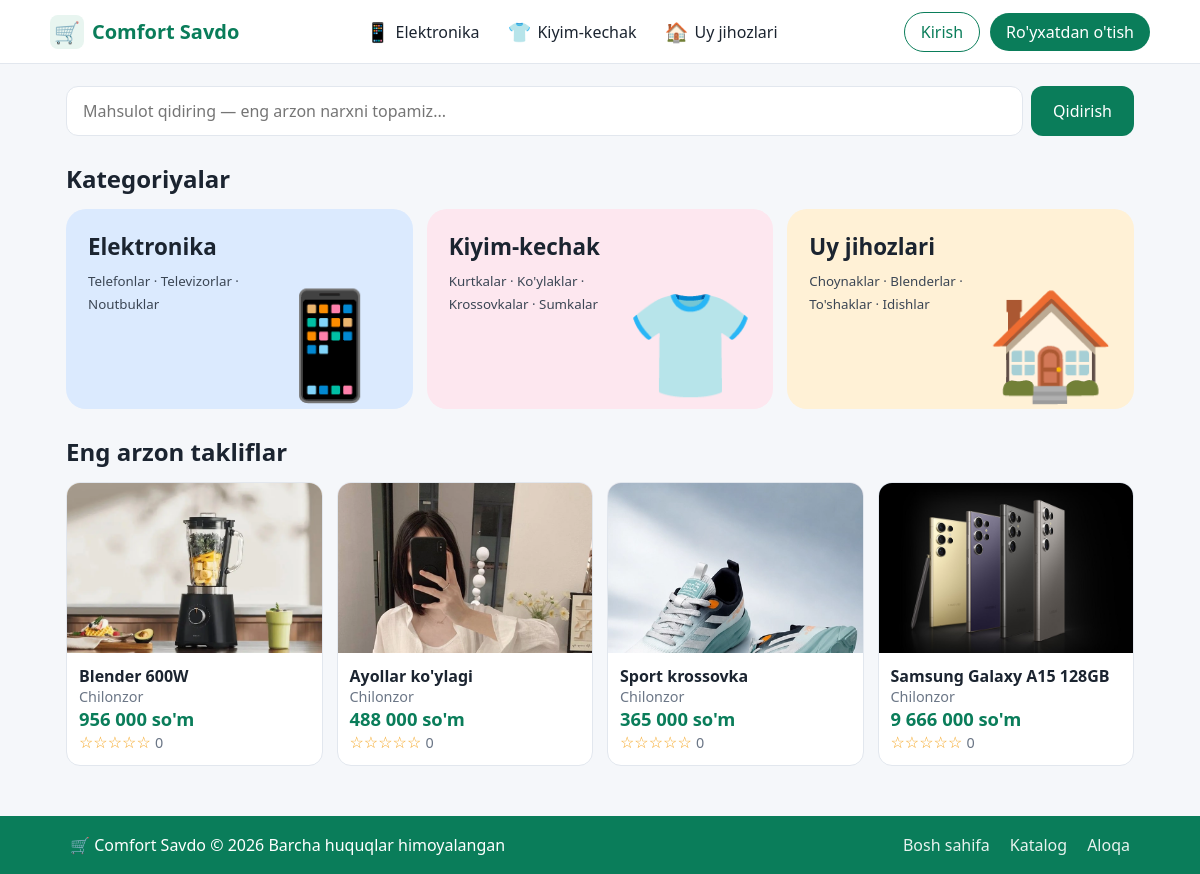
The page / on the database its author committed.
### apps/models.py (models this page shows, shortened)
class Category(models.Model):
    title = models.CharField(max_length=100)
    slug = models.SlugField(max_length=120, unique=True)
    image = models.TextField(
        blank=True,
        verbose_name="Ikonka (emoji)",
        help_text="Bu yerga oddiy emoji yozing, masalan: 📱 yoki 👕 yoki 🏠. Rasm fayl emas — matn sifatida yoziladi."
    )
    subtitle = models.CharField(max_length=200, blank=True)
    color = models.CharField(
        max_length=7, blank=True, default='#dbeafe',
        help_text="Tile foni, masalan #dbeafe (home.html dagi kartalar uchun)"
    )
    order = models.PositiveIntegerField(default=0)
    is_active = models.BooleanField(default=True)
    class Meta:
        ordering = ['order', 'id']
        verbose_name = "Kategoriya"
        verbose_name_plural = "Kategoriyalar"

class Product(models.Model):
    category = models.ForeignKey(Category, on_delete=models.CASCADE, related_name='products')
    title = models.CharField(max_length=200)
    slug = models.SlugField(max_length=220, unique=True)
    description = models.TextField(blank=True)
    is_active = models.BooleanField(default=True)
    created_at = models.DateTimeField(auto_now_add=True)
    class Meta:
        ordering = ['-created_at']
        verbose_name = "Mahsulot"
        verbose_name_plural = "Mahsulotlar"
    @property
    def thumbnail_image(self):
        return self.images.filter(is_main=True).first() or self.images.first()

class ProductImage(models.Model):
    product = models.ForeignKey(Product, on_delete=models.CASCADE, related_name='images')
    image = models.ImageField(upload_to='products/%Y/%m/%d/')
    is_main = models.BooleanField(default=False)
    order = models.PositiveIntegerField(default=0)
    class Meta:
        ordering = ['order', 'id']
        verbose_name = "Mahsulot rasmi"
        verbose_name_plural = "Mahsulot rasmlari"

### apps/views.py (the view)
# urls.py: path('', views.home, name='home'),
def home(request):
    context = {
        'categories': Category.objects.filter(is_active=True),
        'products': _with_cheapest_market(Product.objects.filter(is_active=True))
                        .order_by('-created_at')[:8],
    }
    context.update(_nav_context())
    return render(request, 'home.html', context)

### apps/views.py (called while the page is built)
def _nav_context(current_category_slug=None):
    return {
        'nav_categories': Category.objects.filter(is_active=True),
        'current_category_slug': current_category_slug,
    }

def _with_cheapest_market(queryset):
    cheapest_offer = Offer.objects.filter(product=OuterRef('pk'), in_stock=True).order_by('price')
    return queryset.annotate(
        min_price=Min('offers__price'),
        cheapest_market_name=Subquery(cheapest_offer.values('market__name')[:1]),
    )

### templates/home.html (shortened to what this page needs)
{% extends 'base/base.html' %}
{% load static %}
{% load humanize %}
{% block content %}
<form class="search" method="get" action="{% url 'search' %}"><input name="q" placeholder="Mahsulot qidiring — eng arzon narxni topamiz..."><button class="btn" type="submit">Qidirish</button></form>
<h2>Kategoriyalar</h2>
<div class="tiles">
    {% for category in categories %}
        <a class="tile" style="--c:{{ category.color }}" href="{% url 'category_detail' category.slug %}">
            <b>{{ category.title }}</b>
            <small>{{ category.subtitle }}</small>
            <span class="im">{{ category.image|safe }}</span>
        </a>
    {% endfor %}
</div>
<h2>Eng arzon takliflar</h2>
<div class="grid">
    {% for product in products %}
        <a class="pc" href="{% url 'product_detail' product.slug %}">
            <div class="im" style="--c:{{ product.category.color }}">
                {% if product.thumbnail_image %}<img src="{{ product.thumbnail_image.image.url }}" alt="{{ product.title }}">{% else %}🛍️{% endif %}
            </div>
            <div class="b">
                <b>{{ product.title }}</b>
                <div class="mu">{{ product.cheapest_market_name }}</div>
                <div class="pr">{{ product.min_price|intcomma }} so'm</div>
                <span class="st">{% for i in "12345" %}{% if forloop.counter <= product.avg_rating %}★{% else %}☆{% endif %}{% endfor %}</span>
                <span class="mu">{{ product.avg_rating|floatformat:1|default:"0" }}</span>
            </div>
        </a>
    {% endfor %}
</div>
{% endblock %}

### templates/base/base.html (shortened to what this page needs)
{% load static %}
<!DOCTYPE html>
<html lang="uz"><head><meta charset="UTF-8"><meta name="viewport" content="width=device-width, initial-scale=1">
</head><body>
<nav><div class="nav-inner">
<a class="brand" href="{% url 'home' %}"><span class="im" style="width:34px;height:34px;font-size:1.3rem;border-radius:8px">🛒</span>Comfort Savdo</a>
<div class="menu">
    {% for category in nav_categories %}
        <a href="{% url 'category_detail' category.slug %}" class="{% if current_category_slug == category.slug %}on{% endif %}">
            <i>{{ category.image|safe }}</i>{{ category.title }}
        </a>
    {% endfor %}
</div>
<div class="auth">
    {% if user.is_authenticated %}
        <a href="{% url 'cabinet' %}" class="user-link">👤 {{ user.first_name|default:"Kabinet" }}</a>
        <form method="post" action="{% url 'logout' %}" style="margin:0">
            {% csrf_token %}
            <button type="submit" class="logout-btn">Chiqish</button>
        </form>
    {% else %}
        <a href="{% url 'login' %}" class="login-link">Kirish</a>
        <a href="{% url 'register' %}" class="reg">Ro'yxatdan o'tish</a>
    {% endif %}
</div>
</div></nav>
<main>
{% block content %}{% endblock %}
</main>
<footer>
    <div class="footer-inner">
        <span>🛒 Comfort Savdo © 2026 Barcha huquqlar himoyalangan</span>
        <div class="footer-links">
            <a href="{% url 'home' %}">Bosh sahifa</a>
            <a href="{% url 'catalog' %}">Katalog</a>
            <a href="#">Aloqa</a>
        </div>
    </div>
</footer>
</body></html>

### templates/base/base.html (style rules this page uses)
* { box-sizing:border-box;margin:0 }
body { font-family:system-ui,sans-serif;background:#f5f7fa;color:#1b2430 }
a { color:inherit;text-decoration:none }
nav { position:sticky;top:0;z-index:9;background:#fff;border-bottom:1px solid #e2e7ee;padding:10px 20px }
.nav-inner { max-width:1100px;margin:auto;display:flex;align-items:center;gap:16px }
.brand { font-weight:800;font-size:1.25rem;color:#0a7d5a;display:flex;align-items:center;gap:8px;flex-shrink:0 }
.menu { flex:1;display:flex;justify-content:center;gap:4px }
.menu a { display:flex;align-items:center;gap:6px;padding:8px 12px;border-radius:8px;white-space:nowrap }
.menu i { font-style:normal;font-size:1.2rem }
.auth { display:flex;align-items:center;gap:10px;flex-shrink:0 }
.auth a,.auth button { display:flex;align-items:center;gap:6px;padding:8px 16px;border-radius:99px;white-space:nowrap;font:inherit;cursor:pointer }
.auth .reg { background:#0a7d5a;color:#fff;border:0 }
.auth .login-link { background:#fff;color:#0a7d5a;border:1px solid #0a7d5a }
main { max-width:1100px;margin:auto;padding:22px 16px 50px }
.im { display:grid;place-items:center;background:var(--c,#e8f5f0);font-size:3rem;overflow:hidden }
.im img { width:100%;height:100%;object-fit:cover }
.search { display:flex;gap:8px;margin-bottom:22px }
.search input { flex:1;padding:13px 16px;border:1px solid #e2e7ee;border-radius:12px;font:inherit }
.btn { background:#0a7d5a;color:#fff;border:0;border-radius:12px;padding:0 22px;font:inherit;cursor:pointer }
h2 { margin:26px 0 14px }
.tiles { display:grid;grid-template-columns:repeat(3,1fr);gap:14px }
.tile { position:relative;height:200px;border-radius:20px;padding:22px;background:var(--c);overflow:hidden;display:block }
.tile b { font-size:1.4rem;display:block;margin-bottom:8px }
.tile small { display:block;max-width:55%;line-height:1.7;color:#3b4654 }
.tile .im { position:absolute;right:8px;bottom:-6px;width:150px;height:150px;background:none;font-size:6.5rem }
.grid { display:grid;grid-template-columns:repeat(auto-fill,minmax(230px,1fr));gap:14px }
.pc { background:#fff;border:1px solid #e2e7ee;border-radius:14px;overflow:hidden;display:block }
.pc .im { height:170px }
.pc div.b { padding:12px }
.pr { color:#0a7d5a;font-weight:800;font-size:1.15rem }
.mu { color:#6b7686;font-size:.9rem }
.st { color:#f5a623 }
html,body { height:100% }
body { display:flex;flex-direction:column;min-height:100vh }
main { flex:1;width:100% }
footer { background:#0a7d5a;color:#fff }
.footer-inner { max-width:1100px;margin:auto;padding:18px 20px;display:flex;justify-content:space-between;align-items:center;flex-wrap:wrap;gap:10px }
.footer-inner a { color:#fff;opacity:.9 }
.footer-links { display:flex;gap:20px;flex-wrap:wrap }

### rows shown on the page
Category: image "📱", title "Elektronika", subtitle "Telefonlar · Televizorlar · Noutbuklar"
Category: image "👕", title "Kiyim-kechak", subtitle "Kurtkalar · Ko'ylaklar · Krossovkalar · Sumkalar"
Category: image "🏠", title "Uy jihozlari", subtitle "Choynaklar · Blenderlar · To'shaklar · Idishlar"
Product: thumbnail_image.image (picture), title "Blender 600W", cheapest_market_name "Chilonzor", min_price "956 000", avg_rating "0"
Product: thumbnail_image.image (picture), title "Ayollar ko'ylagi", cheapest_market_name "Chilonzor", min_price "488 000", avg_rating "0"
Product: thumbnail_image.image (picture), title "Sport krossovka", cheapest_market_name "Chilonzor", min_price "365 000", avg_rating "0"
Product: thumbnail_image.image (picture), title "Samsung Galaxy A15 128GB", cheapest_market_name "Chilonzor", min_price "9 666 000", avg_rating "0"
